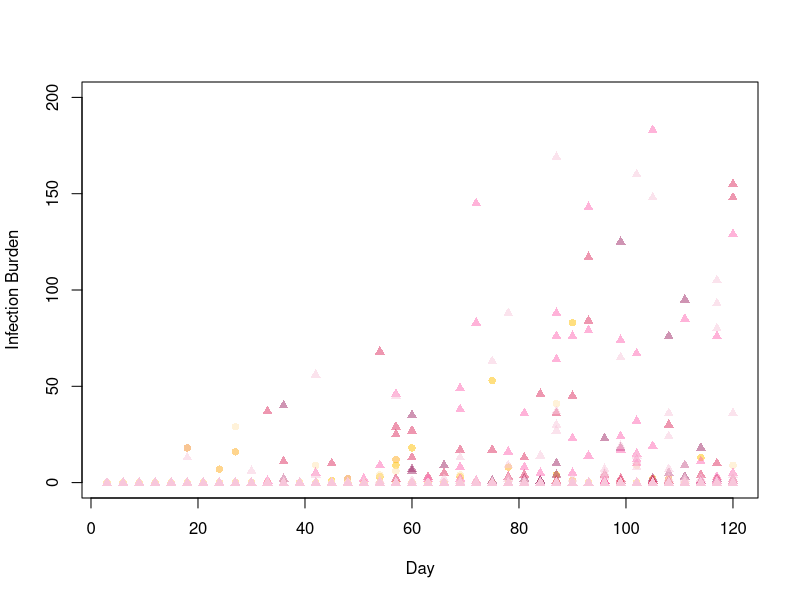
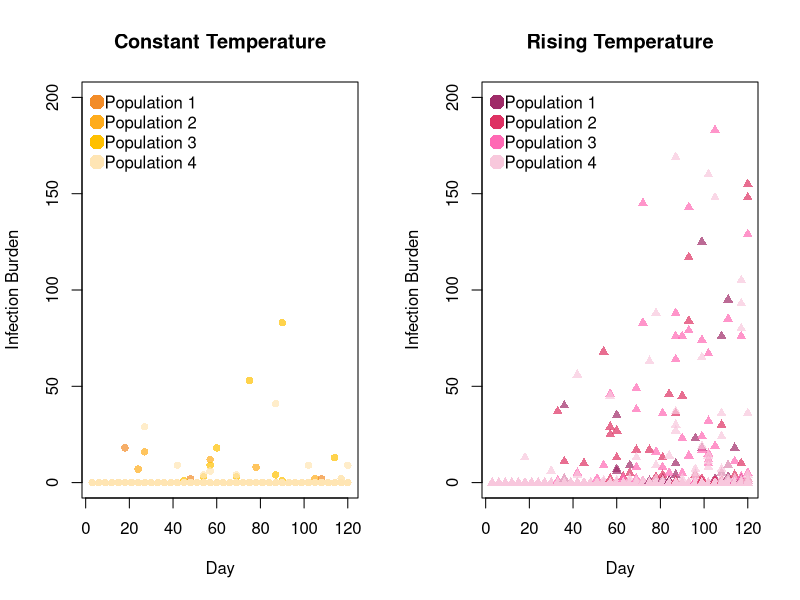

Write the R code that produced these figures, in order.
#### Required packages ####
library(tidyverse)

#### Kirk_et_al_epidemics_sampling_data.csv ####

## About:
# •	population: population replicate number
# •	treatment: stable temperature or rising temperature
# •	temp: temperature in °C
# •	period: number (1-8) representing a fifteen day temperature period for warming treatment
# •	day: day of the experiment
# •	date: date
# •	rep: number for individual Daphnia sampled from each population each day
# •	status: infection status, 0 = uninfected, 1 = infected
# •	intensity: intensity of infection (0 for uninfected individuals)

## Import
sampling_data <- read.csv("Kirk_Data/Epidemics_Data_Dryad/Kirk_et_al_epidemics_sampling_data.csv")
head(sampling_data)
nrow(sampling_data)

## Explore
unique(sampling_data$population) # Eight replicate populations
unique(sampling_data$treatment) # Two temperature treatments; stable and rising
unique(sampling_data$temp) # Eight different temperatures; 10C to 13.5C in incrememnts of 0.5C
max(sampling_data$day) # 120 day experiment
length(unique(sampling_data$rep)) # 12 Daphnia samples from each population, per day
summary(sampling_data$intensity) # Min. = 0; Median = 0; Mean = 1.32; Max. = 183

constant <- subset(sampling_data, treatment == 'stable')
constant_pop1 <- subset(constant, population == 1)
constant_pop2 <- subset(constant, population == 2)
constant_pop3 <- subset(constant, population == 3)
constant_pop4 <- subset(constant, population == 4)

rising <- subset(sampling_data, treatment == 'rising')
rising_pop1 <- subset(rising, population == 1)
rising_pop2 <- subset(rising, population == 2)
rising_pop3 <- subset(rising, population == 3)
rising_pop4 <- subset(rising, population == 4)

## Some plots
colours1 <- c("#F28C28", "#FFAC1C", "#FFC000", "#FFE5B4")
colours2 <- c("#9F2B68", "#DE3163", "#FF69B4", "#F8C8DC")

par(mfrow = c(1, 1))
plot(constant$day, constant$intensity, 
     pch = 16, col = adjustcolor(colours1[factor(constant$population)], alpha.f = 0.5),
     xlab = "Day", ylab = "Infection Burden", 
     ylim = c(0, 200))
points(rising$day, rising$intensity,
       pch = 17, col = adjustcolor(colours2[factor(rising$population)], alpha.f = 0.5))

par(mfrow = c(1, 2))
plot(constant$day, constant$intensity, 
     pch = 16, col = adjustcolor(colours1[factor(constant$population)], alpha.f = 0.7),
     main = "Constant Temperature", xlab = "Day", ylab = "Infection Burden",
     ylim = c(0, 200))
legend("topleft", legend = c("Population 1", "Population 2", "Population 3", "Population 4"),
       pch = 16, col = colours1, cex = 1, pt.cex = 2, bty = "n", x.intersp = 0.5)
plot(rising$day, rising$intensity, 
     pch = 17, col = adjustcolor(colours2[factor(rising$population)], alpha.f = 0.7),
     main = "Rising Temperature", xlab = "Day", ylab = "Infection Burden",
     ylim = c(0, 200))
legend("topleft", legend = c("Population 1", "Population 2", "Population 3", "Population 4"),
       pch = 16, col = colours2, cex = 1, pt.cex = 2, bty = "n", x.intersp = 0.5)









